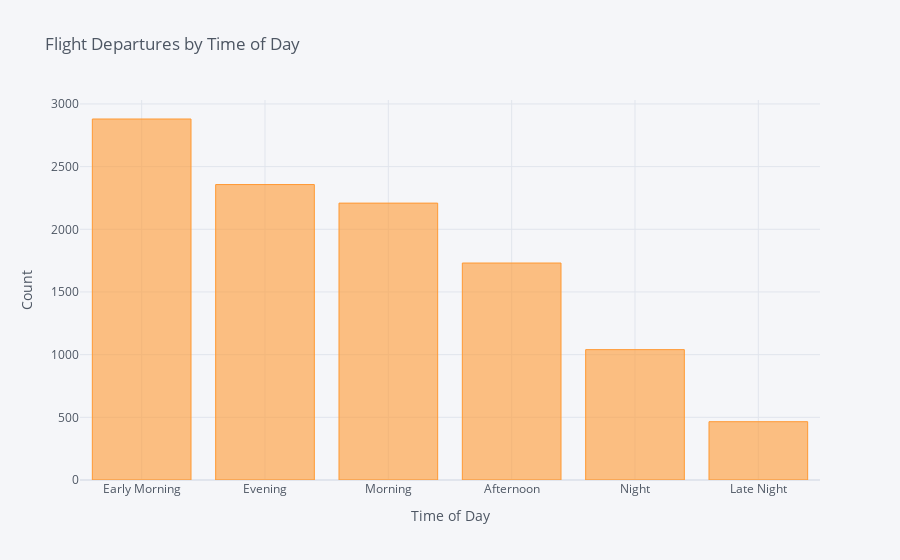

The notebook cell this image was saved under:
### Code cell
d['Dep_Time_hour'].apply(flight_dep_time).value_counts().iplot(kind='bar', title='Flight Departures by Time of Day', xTitle='Time of Day', yTitle='Count')

### Figure 1 — Plotly figure (JSON) as saved in the notebook; plotly's stock layout.template omitted (floating-point values rounded to 4 significant figures)
{"data": [{"marker": {"color": "rgba(255, 153, 51, 0.6)", "line": {"color": "rgba(255, 153, 51, 1.0)", "width": 1}}, "name": "count", "orientation": "v", "text": "", "type": "bar", "x": ["Early Morning", "Evening", "Morning", "Afternoon", "Night", "Late Night"], "y": [2880, 2357, 2209, 1731, 1040, 465]}], "layout": {"autosize": true, "legend": {"bgcolor": "#F5F6F9", "font": {"color": "#4D5663"}}, "paper_bgcolor": "#F5F6F9", "plot_bgcolor": "#F5F6F9", "title": {"font": {"color": "#4D5663"}, "text": "Flight Departures by Time of Day"}, "xaxis": {"autorange": true, "gridcolor": "#E1E5ED", "range": [-0.5, 5.5], "showgrid": true, "tickfont": {"color": "#4D5663"}, "title": {"font": {"color": "#4D5663"}, "text": "Time of Day"}, "type": "category", "zerolinecolor": "#E1E5ED"}, "yaxis": {"autorange": true, "gridcolor": "#E1E5ED", "range": [0, 3032.0], "showgrid": true, "tickfont": {"color": "#4D5663"}, "title": {"font": {"color": "#4D5663"}, "text": "Count"}, "type": "linear", "zerolinecolor": "#E1E5ED"}}}
